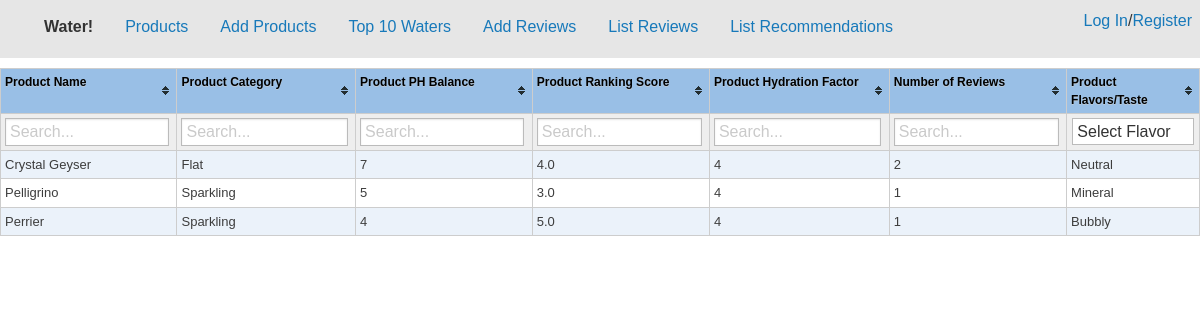
The page / on the database its author committed.
### AddWater/models.py (models this page shows, shortened)
class Products(models.Model):
    ProductName = models.CharField(max_length=100, unique=True)
    CATEGORY_CHOICES = (
        ('Sparkling', 'Sparkling'),
        ('Flat', 'Flat'),
    )
    ProductCategory = models.CharField(max_length=9, choices=CATEGORY_CHOICES)
    ProductTotalScore = models.PositiveSmallIntegerField()
    NumberofReviews = models.PositiveSmallIntegerField()
    ProductFlavor = models.ForeignKey(Flavors)
    ProductTotalHydrationFactor = models.PositiveIntegerField(default=0)
    PH_CHOICES = (
        (1, '1'),
        (2, '2'),
        (3, '3'),
        (4, '4'),
        (5, '5'),
        (6, '6'),
        (7, '7'),
        (8, '8'),
        (9, '9'),
        (10, '10'),
        (11, '11'),
        (12, '12'),
        (13, '13'),
        (14, '14'),
    )
    INT_CHOICES = (
        (1, '1'),
        (2, '2'),
        (3, '3'),
        (4, '4'),
        (5, '5'),
    )
    ProductPHBalance = models.PositiveSmallIntegerField(default=7, choices=PH_CHOICES)

class Flavors(models.Model):
    ProductFlavor = models.CharField(max_length=15)
    def __str__(self):
        return self.ProductFlavor

### AddWater/views.py (the view)
# urls.py: url(r'^$', views.products, name='products'),
def products(request):
    productsByName = Products.objects.order_by('ProductName')
    for element in productsByName:
        if element.NumberofReviews != 0:
            element.ProductTotalScore = round(element.ProductTotalScore / element.NumberofReviews, 1)
            element.ProductTotalHydrationFactor = round(element.ProductTotalHydrationFactor / element.NumberofReviews)
    context = {
        'title': "Home",
        'content': productsByName,
    }
    return render(request, 'products.html', context)

### AddWater/templates/products.html (shortened to what this page needs)
{% extends "home.html" %}
{% block content %}
    <table id="prodTable" class="tablesorter">
    <thead>
    <tr>
        <th>Product Name</th>
        <th>Product Category</th>
        <th>Product PH Balance</th>
        <th>Product Ranking Score</th>
        <th>Product Hydration Factor</th>
        <th>Number of Reviews</th>
        <th class="username filter-select" data-placeholder="Select Flavor">Product Flavors/Taste</th>
    </tr>
    </thead>
    <tbody>
{% for element in content %}
    <tr>
    <div id="{{ element.ProductName }}">
            <td> {{ element.ProductName }}</td>
            <td> {{ element.ProductCategory }}</td>
            <td> {{ element.ProductPHBalance }}</td>
            <td> {{ element.ProductTotalScore }}</td>
            <td> {{ element.ProductTotalHydrationFactor }}</td>
            <td> {{ element.NumberofReviews }}</td>
            <td> {{ element.ProductFlavor }}</td>
    </div>
    </tr>
    {% endfor %}
    </tbody>
    </table>
{% endblock %}

### AddWater/static/css/theme.blue.css (style rules this page uses)
.tablesorter-blue { width: 100%; background-color: #fff; margin: 10px 0 15px; text-align: left; border-spacing: 0; border: #cdcdcd 1px solid; border-width: 1px 0 0 1px; }
.tablesorter-blue th, .tablesorter-blue td { border: #cdcdcd 1px solid; border-width: 0 1px 1px 0; }
.tablesorter-blue th, .tablesorter-blue thead td { font: 12px/18px Arial, Sans-serif; font-weight: bold; color: #000; background-color: #99bfe6; border-collapse: collapse; padding: 4px; text-shadow: 0 1px 0 rgba(204, 204, 204, 0.7); }
.tablesorter-blue tbody td, .tablesorter-blue tfoot th, .tablesorter-blue tfoot td { padding: 4px; vertical-align: top; }
.tablesorter-blue .header, .tablesorter-blue .tablesorter-header { background-repeat: no-repeat; background-position: center right; padding: 4px 18px 4px 4px; white-space: normal; cursor: pointer; }
.tablesorter-blue td { color: #3d3d3d; background-color: #fff; padding: 4px; vertical-align: top; }
.tablesorter-blue tbody tr.odd > td { background-color: #ebf2fa; }
.tablesorter-blue tbody tr.even > td { background-color: #fff; }

### AddWater/static/css/jq.css (style rules this page uses)
html { box-sizing: border-box; }
*, *:before, *:after { box-sizing: inherit; }
body,div,h1 { font-family:'trebuchet ms', verdana, arial;margin:0;padding:0; }
body { background-color:#fff;color:#333;margin:0;padding:0; }
table th { vertical-align:top; }
table, p.small,.smallcode code { font-size:small; }

### rows shown on the page
Products: ProductName "Crystal Geyser", ProductCategory "Flat", ProductPHBalance "7", ProductTotalScore "4.0", ProductTotalHydrationFactor "4", NumberofReviews "2", ProductFlavor "Neutral"
Products: ProductName "Pelligrino", ProductCategory "Sparkling", ProductPHBalance "5", ProductTotalScore "3.0", ProductTotalHydrationFactor "4", NumberofReviews "1", ProductFlavor "Mineral"
Products: ProductName "Perrier", ProductCategory "Sparkling", ProductPHBalance "4", ProductTotalScore "5.0", ProductTotalHydrationFactor "4", NumberofReviews "1", ProductFlavor "Bubbly"
